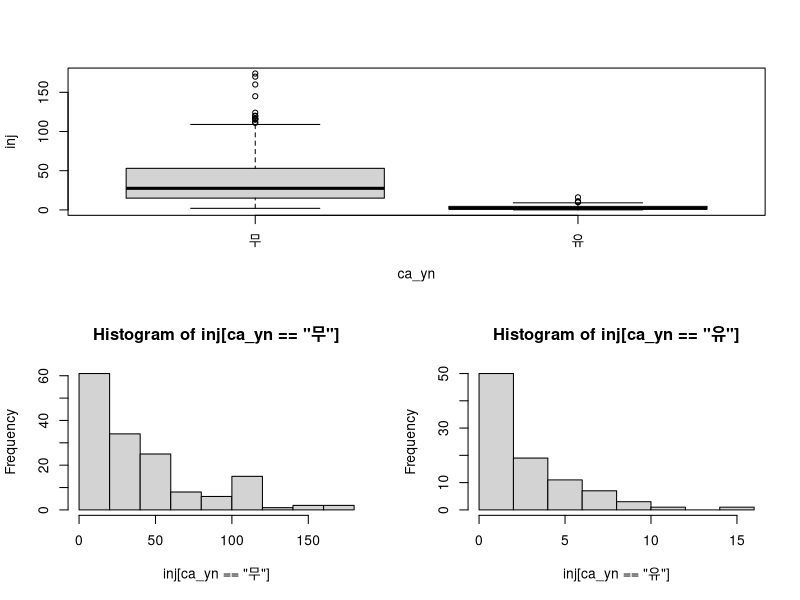
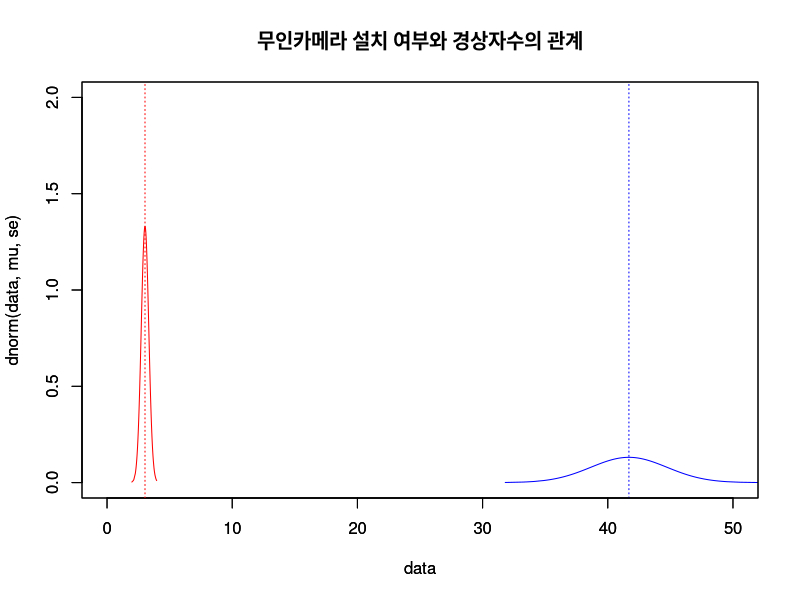

Generate these figures, in order, with R:
#### 독립표본 t-test#

#01. 데이터 불러오기
ca <- read.csv("./data.csv",
               header = TRUE,
               na.strings = ".")
str(ca)

ca$ca_yn <- factor(ca$ca_yn,
                   levels = c(0,1),
                   labels = c("무","유"))
str(ca)

attach(ca) #객체연결 (attach ->detach)

#02. 기본통계치 확인 : summary or describe(psych 패키지 이용)
#tapply(total, ca_yn,summary)

library(psych)
describeBy(inj, ca_yn, mat = T)

#03. 그래프 그리기(박스그래프, 히스토그램)
opar <- par(no.readonly = TRUE)
layout(matrix(c(1,1,2,3),2,2, byrow = TRUE)) #화면분할
boxplot(inj ~ ca_yn)
hist(inj[ca_yn == "무"])
hist(inj[ca_yn == "유"])
par(opar)

#04. 통계분석
# 등분산 검정
var.test(inj ~ ca_yn, data = ca) #0%가 동질하다 ie) 이분산임.

t.test(inj ~ ca_yn,
       data = ca,
       alternative = c("two.sided"),
       var.equal = FALSE,
       conf.level = 0.95)
detach(ca)



#05. 통계결과 그래프
mu=41.688312
se=3.04
data <- rnorm(1000, mu,se) #
data <- sort(data)
plot(data, dnorm(data,mu,se), 
     col = "blue", 
     type = 'l',
     main = "무인카메라 설치 여부와 경상자수의 관계",
     xlim = c(0,50),   #
     ylim = c(0,2))   #
abline(v=mu, col = "blue",lty = 3)

par(new=T) 

#
mu=3.032609
se=0.30

data <- rnorm(1000, mu,se) #
data <- sort(data)
plot(data, dnorm(data,mu,se), 
     col = 'red', 
     type = 'l',
     xlim = c(0,50),   #
     ylim = c(0,2))   #
abline(v=mu, col = "red",lty = 3)
